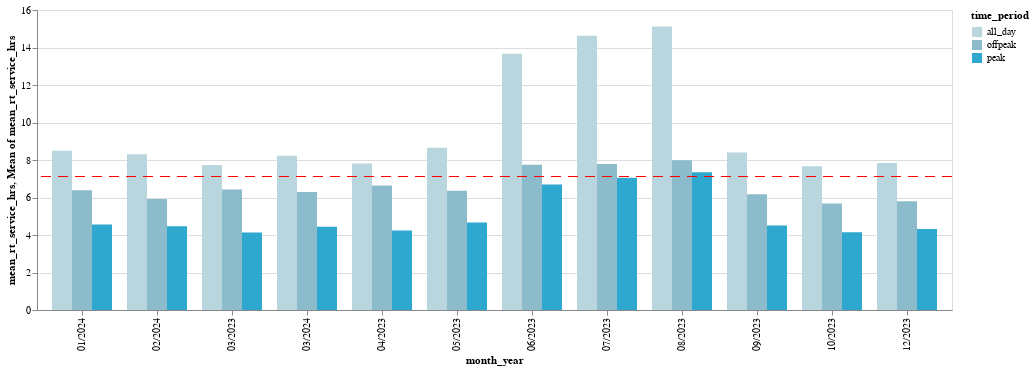

The code cell stored with this chart in its notebook:
### Code cell
bar_chart + ruler

### Figure 1 — Vega-Lite specification as saved in the notebook (floating-point values rounded to 4 significant figures)
{"config": {"view": {"continuousWidth": 300, "continuousHeight": 300}}, "layer": [{"mark": {"type": "bar"}, "encoding": {"color": {"field": "time_period", "scale": {"range": ["#B9D6DF", "#8CBCCB", "#2EA8CE", "#136C97", "#0B405B"]}, "type": "nominal"}, "x": {"field": "month_year", "type": "nominal"}, "xOffset": {"field": "time_period", "type": "nominal"}, "y": {"field": "mean_rt_service_hrs", "type": "quantitative"}}}, {"mark": {"type": "rule", "color": "red", "strokeDash": [10, 7]}, "encoding": {"y": {"aggregate": "mean", "field": "mean_rt_service_hrs", "type": "quantitative"}}}], "data": {"name": "data-43876a4f3e34b9f2e2b8cbaf209a3614"}, "$schema": "https://vega.github.io/schema/vega-lite/v5.14.1.json", "datasets": {"data-43876a4f3e34b9f2e2b8cbaf209a3614": [{"caltrans_district": "05 - San Luis Obispo", "month_year": "01/2024", "organization_source_record_id": "recswCrw6a6htmXJ4", "organization_name": "Santa Barbara Metropolitan Transit District", "day_type": "Weekday", "time_period": "all_day", "rt_service_minutes": 509.6, "scheduled_service_minutes": 493.7, "mean_rt_service_hrs": 8.494, "mean_scheduled_service_hrs": 8.229}, {"caltrans_district": "05 - San Luis Obispo", "month_year": "01/2024", "organization_source_record_id": "recswCrw6a6htmXJ4", "organization_name": "Santa Barbara Metropolitan Transit District", "day_type": "Weekday", "time_period": "offpeak", "rt_service_minutes": 383.3, "scheduled_service_minutes": 375.4, "mean_rt_service_hrs": 6.389, "mean_scheduled_service_hrs": 6.256}, {"caltrans_district": "05 - San Luis Obispo", "month_year": "01/2024", "organization_source_record_id": "recswCrw6a6htmXJ4", "organization_name": "Santa Barbara Metropolitan Transit District", "day_type": "Weekday", "time_period": "peak", "rt_service_minutes": 273.2, "scheduled_service_minutes": 262.2, "mean_rt_service_hrs": 4.554, "mean_scheduled_service_hrs": 4.371}, {"caltrans_district": "05 - San Luis Obispo", "month_year": "02/2024", "organization_source_record_id": "recswCrw6a6htmXJ4", "organization_name": "Santa Barbara Metropolitan Transit District", "day_type": "Weekday", "time_period": "all_day", "rt_service_minutes": 498.3, "scheduled_service_minutes": 479.1, "mean_rt_service_hrs": 8.306, "mean_scheduled_service_hrs": 7.985}, {"caltrans_district": "05 - San Luis Obispo", "month_year": "02/2024", "organization_source_record_id": "recswCrw6a6htmXJ4", "organization_name": "Santa Barbara Metropolitan Transit District", "day_type": "Weekday", "time_period": "offpeak", "rt_service_minutes": 355.0, "scheduled_service_minutes": 344.7, "mean_rt_service_hrs": 5.916, "mean_scheduled_service_hrs": 5.745}, {"caltrans_district": "05 - San Luis Obispo", "month_year": "02/2024", "organization_source_record_id": "recswCrw6a6htmXJ4", "organization_name": "Santa Barbara Metropolitan Transit District", "day_type": "Weekday", "time_period": "peak", "rt_service_minutes": 267.6, "scheduled_service_minutes": 255.1, "mean_rt_service_hrs": 4.46, "mean_scheduled_service_hrs": 4.251}, {"caltrans_district": "05 - San Luis Obispo", "month_year": "03/2023", "organization_source_record_id": "recswCrw6a6htmXJ4", "organization_name": "Santa Barbara Metropolitan Transit District", "day_type": "Weekday", "time_period": "all_day", "rt_service_minutes": 464.2, "scheduled_service_minutes": 455.5, "mean_rt_service_hrs": 7.737, "mean_scheduled_service_hrs": 7.591}, {"caltrans_district": "05 - San Luis Obispo", "month_year": "03/2023", "organization_source_record_id": "recswCrw6a6htmXJ4", "organization_name": "Santa Barbara Metropolitan Transit District", "day_type": "Weekday", "time_period": "offpeak", "rt_service_minutes": 385.3, "scheduled_service_minutes": 384.1, "mean_rt_service_hrs": 6.421, "mean_scheduled_service_hrs": 6.402}, {"caltrans_district": "05 - San Luis Obispo", "month_year": "03/2023", "organization_source_record_id": "recswCrw6a6htmXJ4", "organization_name": "Santa Barbara Metropolitan Transit District", "day_type": "Weekday", "time_period": "peak", "rt_service_minutes": 248.2, "scheduled_service_minutes": 240.2, "mean_rt_service_hrs": 4.137, "mean_scheduled_service_hrs": 4.003}, {"caltrans_district": "05 - San Luis Obispo", "month_year": "03/2024", "organization_source_record_id": "recswCrw6a6htmXJ4", "organization_name": "Santa Barbara Metropolitan Transit District", "day_type": "Weekday", "time_period": "all_day", "rt_service_minutes": 494.0, "scheduled_service_minutes": 474.8, "mean_rt_service_hrs": 8.233, "mean_scheduled_service_hrs": 7.913}, {"caltrans_district": "05 - San Luis Obispo", "month_year": "03/2024", "organization_source_record_id": "recswCrw6a6htmXJ4", "organization_name": "Santa Barbara Metropolitan Transit District", "day_type": "Weekday", "time_period": "offpeak", "rt_service_minutes": 377.4, "scheduled_service_minutes": 365.8, "mean_rt_service_hrs": 6.29, "mean_scheduled_service_hrs": 6.096}, {"caltrans_district": "05 - San Luis Obispo", "month_year": "03/2024", "organization_source_record_id": "recswCrw6a6htmXJ4", "organization_name": "Santa Barbara Metropolitan Transit District", "day_type": "Weekday", "time_period": "peak", "rt_service_minutes": 266.3, "scheduled_service_minutes": 254.2, "mean_rt_service_hrs": 4.439, "mean_scheduled_service_hrs": 4.236}, {"caltrans_district": "05 - San Luis Obispo", "month_year": "04/2023", "organization_source_record_id": "recswCrw6a6htmXJ4", "organization_name": "Santa Barbara Metropolitan Transit District", "day_type": "Weekday", "time_period": "all_day", "rt_service_minutes": 468.4, "scheduled_service_minutes": 461.1, "mean_rt_service_hrs": 7.807, "mean_scheduled_service_hrs": 7.685}, {"caltrans_district": "05 - San Luis Obispo", "month_year": "04/2023", "organization_source_record_id": "recswCrw6a6htmXJ4", "organization_name": "Santa Barbara Metropolitan Transit District", "day_type": "Weekday", "time_period": "offpeak", "rt_service_minutes": 398.7, "scheduled_service_minutes": 400.2, "mean_rt_service_hrs": 6.646, "mean_scheduled_service_hrs": 6.67}, {"caltrans_district": "05 - San Luis Obispo", "month_year": "04/2023", "organization_source_record_id": "recswCrw6a6htmXJ4", "organization_name": "Santa Barbara Metropolitan Transit District", "day_type": "Weekday", "time_period": "peak", "rt_service_minutes": 254.2, "scheduled_service_minutes": 246.1, "mean_rt_service_hrs": 4.237, "mean_scheduled_service_hrs": 4.101}, {"caltrans_district": "05 - San Luis Obispo", "month_year": "05/2023", "organization_source_record_id": "recswCrw6a6htmXJ4", "organization_name": "Santa Barbara Metropolitan Transit District", "day_type": "Weekday", "time_period": "all_day", "rt_service_minutes": 519.1, "scheduled_service_minutes": 513.1, "mean_rt_service_hrs": 8.652, "mean_scheduled_service_hrs": 8.551}, {"caltrans_district": "05 - San Luis Obispo", "month_year": "05/2023", "organization_source_record_id": "recswCrw6a6htmXJ4", "organization_name": "Santa Barbara Metropolitan Transit District", "day_type": "Weekday", "time_period": "offpeak", "rt_service_minutes": 381.5, "scheduled_service_minutes": 385.1, "mean_rt_service_hrs": 6.358, "mean_scheduled_service_hrs": 6.418}, {"caltrans_district": "05 - San Luis Obispo", "month_year": "05/2023", "organization_source_record_id": "recswCrw6a6htmXJ4", "organization_name": "Santa Barbara Metropolitan Transit District", "day_type": "Weekday", "time_period": "peak", "rt_service_minutes": 279.9, "scheduled_service_minutes": 271.6, "mean_rt_service_hrs": 4.665, "mean_scheduled_service_hrs": 4.526}, {"caltrans_district": "05 - San Luis Obispo", "month_year": "06/2023", "organization_source_record_id": "recswCrw6a6htmXJ4", "organization_name": "Santa Barbara Metropolitan Transit District", "day_type": "Weekday", "time_period": "all_day", "rt_service_minutes": 820.4, "scheduled_service_minutes": 729.7, "mean_rt_service_hrs": 13.67, "mean_scheduled_service_hrs": 12.16}, {"caltrans_district": "05 - San Luis Obispo", "month_year": "06/2023", "organization_source_record_id": "recswCrw6a6htmXJ4", "organization_name": "Santa Barbara Metropolitan Transit District", "day_type": "Weekday", "time_period": "offpeak", "rt_service_minutes": 465.2, "scheduled_service_minutes": 382.6, "mean_rt_service_hrs": 7.753, "mean_scheduled_service_hrs": 6.376}, {"caltrans_district": "05 - San Luis Obispo", "month_year": "06/2023", "organization_source_record_id": "recswCrw6a6htmXJ4", "organization_name": "Santa Barbara Metropolitan Transit District", "day_type": "Weekday", "time_period": "peak", "rt_service_minutes": 401.8, "scheduled_service_minutes": 385.4, "mean_rt_service_hrs": 6.696, "mean_scheduled_service_hrs": 6.423}, {"caltrans_district": "05 - San Luis Obispo", "month_year": "07/2023", "organization_source_record_id": "recswCrw6a6htmXJ4", "organization_name": "Santa Barbara Metropolitan Transit District", "day_type": "Weekday", "time_period": "all_day", "rt_service_minutes": 877.6, "scheduled_service_minutes": 787.5, "mean_rt_service_hrs": 14.63, "mean_scheduled_service_hrs": 13.13}, {"caltrans_district": "05 - San Luis Obispo", "month_year": "07/2023", "organization_source_record_id": "recswCrw6a6htmXJ4", "organization_name": "Santa Barbara Metropolitan Transit District", "day_type": "Weekday", "time_period": "offpeak", "rt_service_minutes": 467.4, "scheduled_service_minutes": 388.8, "mean_rt_service_hrs": 7.789, "mean_scheduled_service_hrs": 6.479}, {"caltrans_district": "05 - San Luis Obispo", "month_year": "07/2023", "organization_source_record_id": "recswCrw6a6htmXJ4", "organization_name": "Santa Barbara Metropolitan Transit District", "day_type": "Weekday", "time_period": "peak", "rt_service_minutes": 422.9, "scheduled_service_minutes": 409.3, "mean_rt_service_hrs": 7.048, "mean_scheduled_service_hrs": 6.821}, {"caltrans_district": "05 - San Luis Obispo", "month_year": "08/2023", "organization_source_record_id": "recswCrw6a6htmXJ4", "organization_name": "Santa Barbara Metropolitan Transit District", "day_type": "Weekday", "time_period": "all_day", "rt_service_minutes": 906.9, "scheduled_service_minutes": 800.9, "mean_rt_service_hrs": 15.12, "mean_scheduled_service_hrs": 13.35}, {"caltrans_district": "05 - San Luis Obispo", "month_year": "08/2023", "organization_source_record_id": "recswCrw6a6htmXJ4", "organization_name": "Santa Barbara Metropolitan Transit District", "day_type": "Weekday", "time_period": "offpeak", "rt_service_minutes": 479.3, "scheduled_service_minutes": 394.3, "mean_rt_service_hrs": 7.989, "mean_scheduled_service_hrs": 6.572}, {"caltrans_district": "05 - San Luis Obispo", "month_year": "08/2023", "organization_source_record_id": "recswCrw6a6htmXJ4", "organization_name": "Santa Barbara Metropolitan Transit District", "day_type": "Weekday", "time_period": "peak", "rt_service_minutes": 440.5, "scheduled_service_minutes": 417.2, "mean_rt_service_hrs": 7.342, "mean_scheduled_service_hrs": 6.954}, {"caltrans_district": "05 - San Luis Obispo", "month_year": "09/2023", "organization_source_record_id": "recswCrw6a6htmXJ4", "organization_name": "Santa Barbara Metropolitan Transit District", "day_type": "Weekday", "time_period": "all_day", "rt_service_minutes": 503.7, "scheduled_service_minutes": 490.1, "mean_rt_service_hrs": 8.395, "mean_scheduled_service_hrs": 8.169}, {"caltrans_district": "05 - San Luis Obispo", "month_year": "09/2023", "organization_source_record_id": "recswCrw6a6htmXJ4", "organization_name": "Santa Barbara Metropolitan Transit District", "day_type": "Weekday", "time_period": "offpeak", "rt_service_minutes": 370.7, "scheduled_service_minutes": 363.8, "mean_rt_service_hrs": 6.178, "mean_scheduled_service_hrs": 6.064}, {"caltrans_district": "05 - San Luis Obispo", "month_year": "09/2023", "organization_source_record_id": "recswCrw6a6htmXJ4", "organization_name": "Santa Barbara Metropolitan Transit District", "day_type": "Weekday", "time_period": "peak", "rt_service_minutes": 270.5, "scheduled_service_minutes": 261.3, "mean_rt_service_hrs": 4.508, "mean_scheduled_service_hrs": 4.354}, {"caltrans_district": "05 - San Luis Obispo", "month_year": "10/2023", "organization_source_record_id": "recswCrw6a6htmXJ4", "organization_name": "Santa Barbara Metropolitan Transit District", "day_type": "Weekday", "time_period": "all_day", "rt_service_minutes": 460.0, "scheduled_service_minutes": 447.4, "mean_rt_service_hrs": 7.666, "mean_scheduled_service_hrs": 7.457}, {"caltrans_district": "05 - San Luis Obispo", "month_year": "10/2023", "organization_source_record_id": "recswCrw6a6htmXJ4", "organization_name": "Santa Barbara Metropolitan Transit District", "day_type": "Weekday", "time_period": "offpeak", "rt_service_minutes": 340.6, "scheduled_service_minutes": 341.3, "mean_rt_service_hrs": 5.677, "mean_scheduled_service_hrs": 5.688}, {"caltrans_district": "05 - San Luis Obispo", "month_year": "10/2023", "organization_source_record_id": "recswCrw6a6htmXJ4", "organization_name": "Santa Barbara Metropolitan Transit District", "day_type": "Weekday", "time_period": "peak", "rt_service_minutes": 249.1, "scheduled_service_minutes": 236.2, "mean_rt_service_hrs": 4.152, "mean_scheduled_service_hrs": 3.936}, {"caltrans_district": "05 - San Luis Obispo", "month_year": "12/2023", "organization_source_record_id": "recswCrw6a6htmXJ4", "organization_name": "Santa Barbara Metropolitan Transit District", "day_type": "Weekday", "time_period": "all_day", "rt_service_minutes": 470.4, "scheduled_service_minutes": 455.4, "mean_rt_service_hrs": 7.84, "mean_scheduled_service_hrs": 7.59}, {"caltrans_district": "05 - San Luis Obispo", "month_year": "12/2023", "organization_source_record_id": "recswCrw6a6htmXJ4", "organization_name": "Santa Barbara Metropolitan Transit District", "day_type": "Weekday", "time_period": "offpeak", "rt_service_minutes": 348.3, "scheduled_service_minutes": 343.0, "mean_rt_service_hrs": 5.806, "mean_scheduled_service_hrs": 5.716}, {"caltrans_district": "05 - San Luis Obispo", "month_year": "12/2023", "organization_source_record_id": "recswCrw6a6htmXJ4", "organization_name": "Santa Barbara Metropolitan Transit District", "day_type": "Weekday", "time_period": "peak", "rt_service_minutes": 259.1, "scheduled_service_minutes": 247.3, "mean_rt_service_hrs": 4.319, "mean_scheduled_service_hrs": 4.122}]}}
